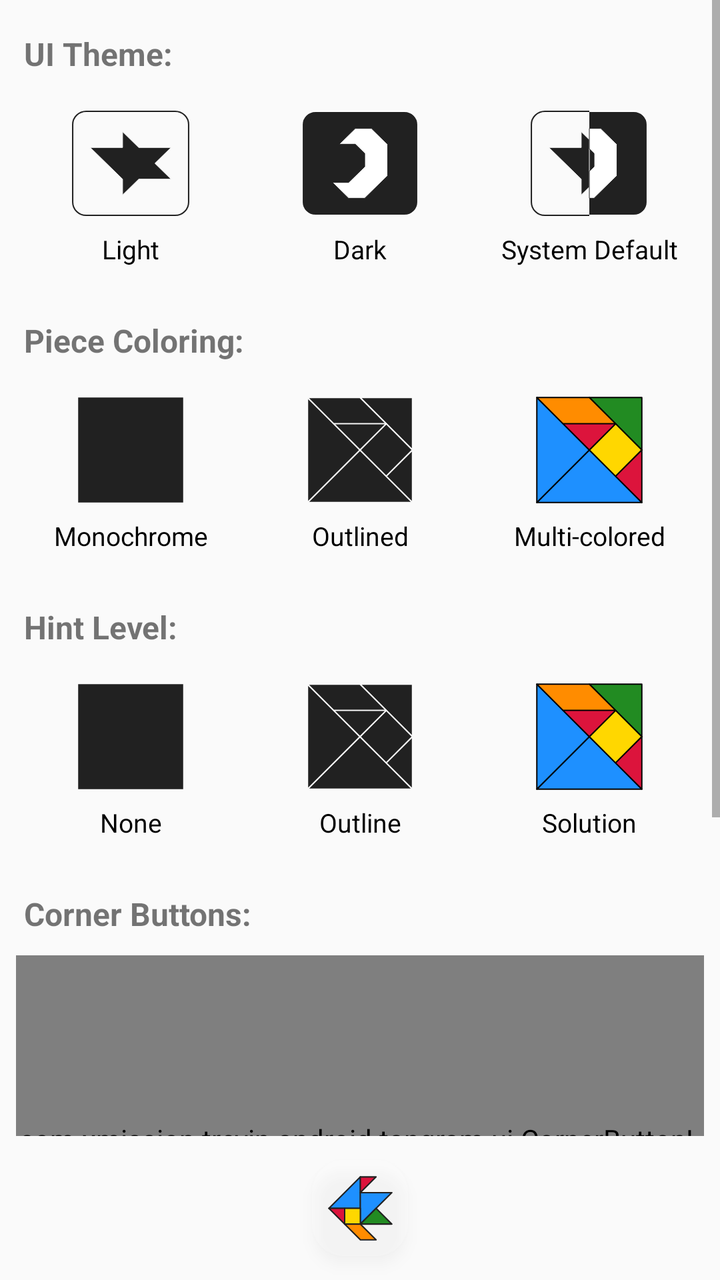
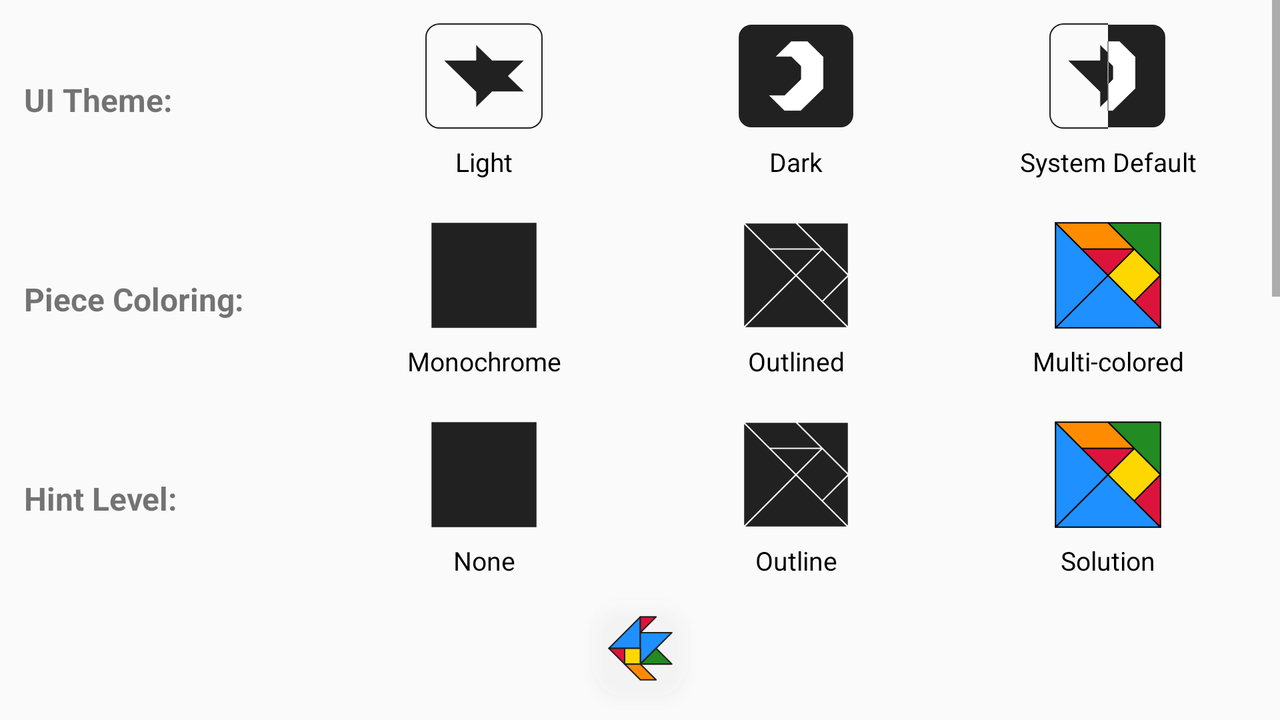

First picture: res/layout/ on a phone held upright. Second picture: the repository's own variant of that layout, on a device whose configuration matches the variant's folder. Source for both follows.
<!-- AndroidManifest.xml: application theme Theme.Tangram -->
<!-- res/layout/activity_preferences.xml -->
<?xml version="1.0" encoding="utf-8"?>
<LinearLayout xmlns:android="http://schemas.android.com/apk/res/android"
    android:orientation="vertical"
    android:layout_width="match_parent"
    android:layout_height="match_parent">

    <ScrollView
        android:layout_width="match_parent"
        android:layout_height="0dp"
        android:layout_weight="1">

        <LinearLayout
            android:layout_width="match_parent"
            android:layout_height="wrap_content"
            android:orientation="vertical"
            android:paddingStart="8dp"
            android:paddingEnd="8dp">

            
            <TextView
                style="@style/PrefSectionHeader"
                android:text="@string/PrefsTextUITheme" />

            <RadioGroup android:id="@+id/PreferencesRadioGroupUITheme"
                android:layout_width="match_parent"
                android:layout_height="wrap_content"
                android:orientation="horizontal">
                <RadioButton android:id="@+id/PreferencesRadioButtonUILight"
                    style="@style/PrefOptionButton"
                    android:drawableTop="@drawable/ic_star"
                    android:text="@string/PrefsTextThemeLight" />
                <RadioButton android:id="@+id/PreferencesRadioButtonUIDark"
                    style="@style/PrefOptionButton"
                    android:drawableTop="@drawable/ic_moon"
                    android:text="@string/PrefsTextThemeDark" />
                <RadioButton android:id="@+id/PreferencesRadioButtonUIDefault"
                    style="@style/PrefOptionButton"
                    android:drawableTop="@drawable/ic_day_night"
                    android:text="@string/PrefsTextThemeDefault" />
            </RadioGroup>

            
            <TextView
                style="@style/PrefSectionHeader"
                android:text="@string/PrefsTextPieceTheme" />

            <RadioGroup android:id="@+id/PreferencesRadioGroupPieceTheme"
                android:layout_width="match_parent"
                android:layout_height="wrap_content"
                android:orientation="horizontal">
                <RadioButton android:id="@+id/PreferencesRadioButtonPieceThemeSolid"
                    style="@style/PrefOptionButton"
                    android:drawableTop="@drawable/icon_solid"
                    android:text="@string/PrefsTextPieceThemeSolid" />
                <RadioButton android:id="@+id/PreferencesRadioButtonPieceThemeOutline"
                    style="@style/PrefOptionButton"
                    android:drawableTop="@drawable/icon_outlines"
                    android:text="@string/PrefsTextPieceThemeOutline" />
                <RadioButton android:id="@+id/PreferencesRadioButtonPieceThemeMulticolor"
                    style="@style/PrefOptionButton"
                    android:drawableTop="@drawable/pref_ic_multicolor"
                    android:text="@string/PrefsTextPieceThemeMulticolor" />
            </RadioGroup>

            
            <TextView
                style="@style/PrefSectionHeader"
                android:text="@string/PrefsTextHintLevel" />

            <RadioGroup android:id="@+id/PreferencesRadioGroupHintLevel"
                android:layout_width="match_parent"
                android:layout_height="wrap_content"
                android:orientation="horizontal">
                <RadioButton android:id="@+id/PreferencesRadioButtonHintNone"
                    style="@style/PrefOptionButton"
                    android:drawableTop="@drawable/icon_solid"
                    android:text="@string/PrefsTextHintNone" />
                <RadioButton android:id="@+id/PreferencesRadioButtonHintOutline"
                    style="@style/PrefOptionButton"
                    android:drawableTop="@drawable/icon_outlines"
                    android:text="@string/PrefsTextHintOutline" />
                <RadioButton android:id="@+id/PreferencesRadioButtonHintSolve"
                    style="@style/PrefOptionButton"
                    android:drawableTop="@drawable/pref_ic_multicolor"
                    android:text="@string/PrefsTextHintSolve" />
            </RadioGroup>

            
            <TextView
                style="@style/PrefSectionHeader"
                android:text="@string/PrefsTextCornerButtons" />

            <com.xmission.trevin.android.tangram.ui.CornerButtonLayoutView
                android:id="@+id/PreferencesCornerLayout"
                android:layout_width="match_parent"
                android:layout_height="@dimen/pref_corner_field_height"
                android:layout_marginTop="4dp"
                android:layout_marginBottom="8dp" />

            
            <TextView
                style="@style/PrefSectionHeader"
                android:text="@string/PrefsTextSaveFolder" />

            <Button android:id="@+id/PreferencesButtonSaveFolder"
                style="@style/PrefFolderButton"
                android:layout_width="match_parent"
                android:layout_height="wrap_content"
                android:layout_marginTop="4dp"
                android:layout_marginBottom="8dp"
                android:text="@string/PrefsTextNoUserDir" />
        </LinearLayout>

    </ScrollView>

    <ImageButton android:id="@+id/PreferencesButtonBack"
        android:layout_width="@dimen/hover_control_size"
        android:layout_height="@dimen/hover_control_size"
        android:layout_gravity="center"
        android:layout_margin="@dimen/hover_control_margin"
        android:background="@drawable/hover_button_background"
        android:contentDescription="@string/PlayButtonBackTooltip"
        android:elevation="4dp"
        android:padding="@dimen/hover_control_padding"
        android:scaleType="fitCenter"
        android:src="@drawable/ic_back" />

</LinearLayout>
<!-- resources referenced by this layout -->
<resources>
  <dimen name="hover_control_margin">12dp</dimen>
  <dimen name="hover_control_padding">6dp</dimen>
  <dimen name="hover_control_size">48dp</dimen>
  <dimen name="pref_corner_field_height">200dp</dimen>
  <!-- drawable hover_button_background (drawable) -->
  <?xml version="1.0" encoding="utf-8"?>
  <shape xmlns:android="http://schemas.android.com/apk/res/android"
      android:shape="rectangle">
      <corners android:radius="@dimen/hover_control_background_radius" />
      <solid android:color="@color/translucent_background" />
  </shape>
  <!-- drawable icon_solid (drawable) -->
  <?xml version="1.0" encoding="utf-8"?>
  <vector xmlns:android="http://schemas.android.com/apk/res/android"
      android:width="56dp"
      android:height="56dp"
      android:viewportWidth="170.6548085423135644"
      android:viewportHeight="170.6548085423135644">
      <path android:fillColor="@color/foreground"
          android:pathData="M 5.3274042711567822,5.3274042711567822 L 165.3274042711567822,5.3274042711567822 L 165.3274042711567822,165.3274042711567822 L 5.3274042711567822,165.3274042711567822 Z"/>
  </vector>
  <!-- drawable pref_ic_multicolor (drawable) -->
  <?xml version="1.0" encoding="utf-8"?>
  <layer-list xmlns:android="http://schemas.android.com/apk/res/android">
      <item android:width="56dp" android:height="56dp" android:drawable="@drawable/icon" />
  </layer-list>
  <string name="PlayButtonBackTooltip">Back to main menu</string>
  <string name="PrefsTextCornerButtons">Corner Buttons: </string>
  <string name="PrefsTextHintLevel">Hint Level: </string>
  <string name="PrefsTextHintNone">None</string>
  <string name="PrefsTextHintOutline">Outline</string>
  <string name="PrefsTextHintSolve">Solution</string>
  <string name="PrefsTextNoUserDir">(not set; click to choose a folder)</string>
  <string name="PrefsTextPieceTheme">Piece Coloring: </string>
  <string name="PrefsTextPieceThemeMulticolor">Multi-colored</string>
  <string name="PrefsTextPieceThemeOutline">Outlined</string>
  <string name="PrefsTextPieceThemeSolid">Monochrome</string>
  <string name="PrefsTextSaveFolder">Folder for User Puzzles: </string>
  <string name="PrefsTextThemeDark">Dark</string>
  <string name="PrefsTextThemeDefault">System Default</string>
  <string name="PrefsTextThemeLight">Light</string>
  <string name="PrefsTextUITheme">UI Theme: </string>
  <style name="PrefSectionHeader">
          <item name="android:layout_width">match_parent</item>
          <item name="android:layout_height">wrap_content</item>
          <item name="android:textStyle">bold</item>
          <item name="android:textSize">16sp</item>
          <item name="android:paddingTop">16dp</item>
          <item name="android:paddingBottom">6dp</item>
          <item name="android:paddingStart">4dp</item>
          <item name="android:paddingEnd">4dp</item>
      </style>
  <dimen name="hover_control_background_radius">16dp</dimen>
  <color name="translucent_background">#33FFFFFF</color>
  <color name="gray98">#FFFAFAFA</color>
  <color name="gray13">#FF212121</color>
  <color name="white">#FFFFFFFF</color>
  <color name="foreground">@color/gray13</color>
  <!-- drawable pref_folder_button_background (drawable) -->
  <?xml version="1.0" encoding="utf-8"?>
  <ripple xmlns:android="http://schemas.android.com/apk/res/android"
      android:color="?attr/colorControlHighlight">
      <item>
          <shape android:shape="rectangle">
              <corners android:radius="16dp" />
              <solid android:color="@color/shadow_background" />
              <stroke android:width="2dp" android:color="@color/foreground" />
          </shape>
      </item>
  </ripple>
  <color name="crimson">#FFDC143C</color>
  <color name="gold">#FFFFD700</color>
  <color name="dark_orange">#FFFF8C00</color>
  <color name="forest_green">#FF228B22</color>
  <color name="dodger_blue">#FF1E90FF</color>
  <color name="shadow_background">#99FFFFFF</color>
  <color name="invisible">#00808080</color>
  <!-- some entries are left out for length -->
</resources>
<!-- res/layout-land/activity_preferences.xml (the repository's variant of the layout above) -->
<!-- drawn on the phone turned sideways -->
<?xml version="1.0" encoding="utf-8"?>
<LinearLayout xmlns:android="http://schemas.android.com/apk/res/android"
    android:orientation="vertical"
    android:layout_width="match_parent"
    android:layout_height="match_parent">

    <ScrollView
        android:layout_width="match_parent"
        android:layout_height="0dp"
        android:layout_weight="1">

        <LinearLayout
            android:layout_width="match_parent"
            android:layout_height="wrap_content"
            android:orientation="vertical"
            android:paddingStart="8dp"
            android:paddingEnd="8dp">

            
            <LinearLayout
                android:layout_width="match_parent"
                android:layout_height="wrap_content"
                android:orientation="horizontal">
                <TextView
                    style="@style/PrefSectionLabelInline"
                    android:text="@string/PrefsTextUITheme" />
                <RadioGroup android:id="@+id/PreferencesRadioGroupUITheme"
                    android:layout_width="0dp"
                    android:layout_height="wrap_content"
                    android:layout_weight="3"
                    android:orientation="horizontal">
                    <RadioButton android:id="@+id/PreferencesRadioButtonUILight"
                        style="@style/PrefOptionButton"
                        android:drawableTop="@drawable/ic_star"
                        android:text="@string/PrefsTextThemeLight" />
                    <RadioButton android:id="@+id/PreferencesRadioButtonUIDark"
                        style="@style/PrefOptionButton"
                        android:drawableTop="@drawable/ic_moon"
                        android:text="@string/PrefsTextThemeDark" />
                    <RadioButton android:id="@+id/PreferencesRadioButtonUIDefault"
                        style="@style/PrefOptionButton"
                        android:drawableTop="@drawable/ic_day_night"
                        android:text="@string/PrefsTextThemeDefault" />
                </RadioGroup>
            </LinearLayout>

            
            <LinearLayout
                android:layout_width="match_parent"
                android:layout_height="wrap_content"
                android:orientation="horizontal">
                <TextView
                    style="@style/PrefSectionLabelInline"
                    android:text="@string/PrefsTextPieceTheme" />
                <RadioGroup android:id="@+id/PreferencesRadioGroupPieceTheme"
                    android:layout_width="0dp"
                    android:layout_height="wrap_content"
                    android:layout_weight="3"
                    android:orientation="horizontal">
                    <RadioButton android:id="@+id/PreferencesRadioButtonPieceThemeSolid"
                        style="@style/PrefOptionButton"
                        android:drawableTop="@drawable/icon_solid"
                        android:text="@string/PrefsTextPieceThemeSolid" />
                    <RadioButton android:id="@+id/PreferencesRadioButtonPieceThemeOutline"
                        style="@style/PrefOptionButton"
                        android:drawableTop="@drawable/icon_outlines"
                        android:text="@string/PrefsTextPieceThemeOutline" />
                    <RadioButton android:id="@+id/PreferencesRadioButtonPieceThemeMulticolor"
                        style="@style/PrefOptionButton"
                        android:drawableTop="@drawable/pref_ic_multicolor"
                        android:text="@string/PrefsTextPieceThemeMulticolor" />
                </RadioGroup>
            </LinearLayout>

            
            <LinearLayout
                android:layout_width="match_parent"
                android:layout_height="wrap_content"
                android:orientation="horizontal">
                <TextView
                    style="@style/PrefSectionLabelInline"
                    android:text="@string/PrefsTextHintLevel" />
                <RadioGroup android:id="@+id/PreferencesRadioGroupHintLevel"
                    android:layout_width="0dp"
                    android:layout_height="wrap_content"
                    android:layout_weight="3"
                    android:orientation="horizontal">
                    <RadioButton android:id="@+id/PreferencesRadioButtonHintNone"
                        style="@style/PrefOptionButton"
                        android:drawableTop="@drawable/icon_solid"
                        android:text="@string/PrefsTextHintNone" />
                    <RadioButton android:id="@+id/PreferencesRadioButtonHintOutline"
                        style="@style/PrefOptionButton"
                        android:drawableTop="@drawable/icon_outlines"
                        android:text="@string/PrefsTextHintOutline" />
                    <RadioButton android:id="@+id/PreferencesRadioButtonHintSolve"
                        style="@style/PrefOptionButton"
                        android:drawableTop="@drawable/pref_ic_multicolor"
                        android:text="@string/PrefsTextHintSolve" />
                </RadioGroup>
            </LinearLayout>

            
            <LinearLayout
                android:layout_width="match_parent"
                android:layout_height="wrap_content"
                android:orientation="horizontal">
                <TextView
                    style="@style/PrefSectionLabelInline"
                    android:text="@string/PrefsTextCornerButtons" />
                <com.xmission.trevin.android.tangram.ui.CornerButtonLayoutView
                    android:id="@+id/PreferencesCornerLayout"
                    android:layout_width="0dp"
                    android:layout_height="@dimen/pref_corner_field_height"
                    android:layout_weight="3"
                    android:layout_marginTop="4dp"
                    android:layout_marginBottom="8dp" />
            </LinearLayout>

            
            <LinearLayout
                android:layout_width="match_parent"
                android:layout_height="wrap_content"
                android:orientation="horizontal">
                <TextView
                    style="@style/PrefSectionLabelInline"
                    android:text="@string/PrefsTextSaveFolder" />
                <Button android:id="@+id/PreferencesButtonSaveFolder"
                    style="@style/PrefFolderButton"
                    android:layout_width="0dp"
                    android:layout_height="wrap_content"
                    android:layout_gravity="center_vertical"
                    android:layout_weight="3"
                    android:text="@string/PrefsTextNoUserDir" />
            </LinearLayout>

        </LinearLayout>

    </ScrollView>

    <ImageButton android:id="@+id/PreferencesButtonBack"
        android:layout_width="@dimen/hover_control_size"
        android:layout_height="@dimen/hover_control_size"
        android:layout_gravity="center"
        android:layout_margin="@dimen/hover_control_margin"
        android:background="@drawable/hover_button_background"
        android:contentDescription="@string/PlayButtonBackTooltip"
        android:elevation="4dp"
        android:padding="@dimen/hover_control_padding"
        android:scaleType="fitCenter"
        android:src="@drawable/ic_back" />

</LinearLayout>
<!-- resources referenced by the variant -->
<!-- as the phone turned sideways resolves them -->
<resources>
  <dimen name="hover_control_margin">12dp</dimen>
  <dimen name="hover_control_padding">6dp</dimen>
  <dimen name="hover_control_size">48dp</dimen>
  <dimen name="pref_corner_field_height">200dp</dimen>
  <!-- drawable hover_button_background (drawable) -->
  <?xml version="1.0" encoding="utf-8"?>
  <shape xmlns:android="http://schemas.android.com/apk/res/android"
      android:shape="rectangle">
      <corners android:radius="@dimen/hover_control_background_radius" />
      <solid android:color="@color/translucent_background" />
  </shape>
  <!-- drawable icon_solid (drawable) -->
  <?xml version="1.0" encoding="utf-8"?>
  <vector xmlns:android="http://schemas.android.com/apk/res/android"
      android:width="56dp"
      android:height="56dp"
      android:viewportWidth="170.6548085423135644"
      android:viewportHeight="170.6548085423135644">
      <path android:fillColor="@color/foreground"
          android:pathData="M 5.3274042711567822,5.3274042711567822 L 165.3274042711567822,5.3274042711567822 L 165.3274042711567822,165.3274042711567822 L 5.3274042711567822,165.3274042711567822 Z"/>
  </vector>
  <!-- drawable pref_ic_multicolor (drawable) -->
  <?xml version="1.0" encoding="utf-8"?>
  <layer-list xmlns:android="http://schemas.android.com/apk/res/android">
      <item android:width="56dp" android:height="56dp" android:drawable="@drawable/icon" />
  </layer-list>
  <string name="PlayButtonBackTooltip">Back to main menu</string>
  <string name="PrefsTextCornerButtons">Corner Buttons: </string>
  <string name="PrefsTextHintLevel">Hint Level: </string>
  <string name="PrefsTextHintNone">None</string>
  <string name="PrefsTextHintOutline">Outline</string>
  <string name="PrefsTextHintSolve">Solution</string>
  <string name="PrefsTextNoUserDir">(not set; click to choose a folder)</string>
  <string name="PrefsTextPieceTheme">Piece Coloring: </string>
  <string name="PrefsTextPieceThemeMulticolor">Multi-colored</string>
  <string name="PrefsTextPieceThemeOutline">Outlined</string>
  <string name="PrefsTextPieceThemeSolid">Monochrome</string>
  <string name="PrefsTextSaveFolder">Folder for User Puzzles: </string>
  <string name="PrefsTextThemeDark">Dark</string>
  <string name="PrefsTextThemeDefault">System Default</string>
  <string name="PrefsTextThemeLight">Light</string>
  <string name="PrefsTextUITheme">UI Theme: </string>
  <style name="PrefSectionLabelInline">
          <item name="android:layout_width">0dp</item>
          <item name="android:layout_height">match_parent</item>
          <item name="android:layout_weight">1</item>
          <item name="android:gravity">center_vertical|start</item>
          <item name="android:textStyle">bold</item>
          <item name="android:textSize">16sp</item>
          <item name="android:paddingStart">4dp</item>
          <item name="android:paddingEnd">8dp</item>
      </style>
  <dimen name="hover_control_background_radius">16dp</dimen>
  <color name="translucent_background">#33FFFFFF</color>
  <color name="gray98">#FFFAFAFA</color>
  <color name="gray13">#FF212121</color>
  <color name="white">#FFFFFFFF</color>
  <color name="foreground">@color/gray13</color>
  <!-- drawable pref_folder_button_background (drawable) -->
  <?xml version="1.0" encoding="utf-8"?>
  <ripple xmlns:android="http://schemas.android.com/apk/res/android"
      android:color="?attr/colorControlHighlight">
      <item>
          <shape android:shape="rectangle">
              <corners android:radius="16dp" />
              <solid android:color="@color/shadow_background" />
              <stroke android:width="2dp" android:color="@color/foreground" />
          </shape>
      </item>
  </ripple>
  <color name="crimson">#FFDC143C</color>
  <color name="gold">#FFFFD700</color>
  <color name="dark_orange">#FFFF8C00</color>
  <color name="forest_green">#FF228B22</color>
  <color name="dodger_blue">#FF1E90FF</color>
  <color name="shadow_background">#99FFFFFF</color>
  <color name="invisible">#00808080</color>
  <!-- some entries are left out for length -->
</resources>
